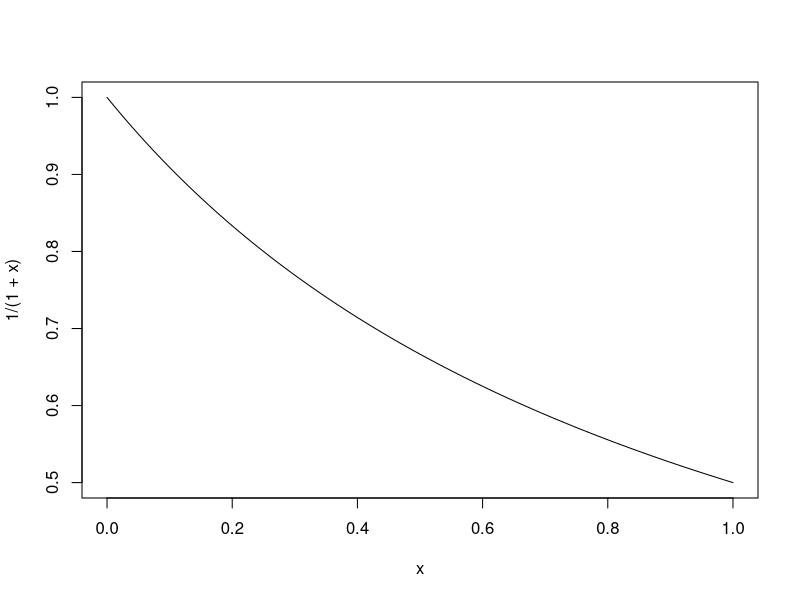
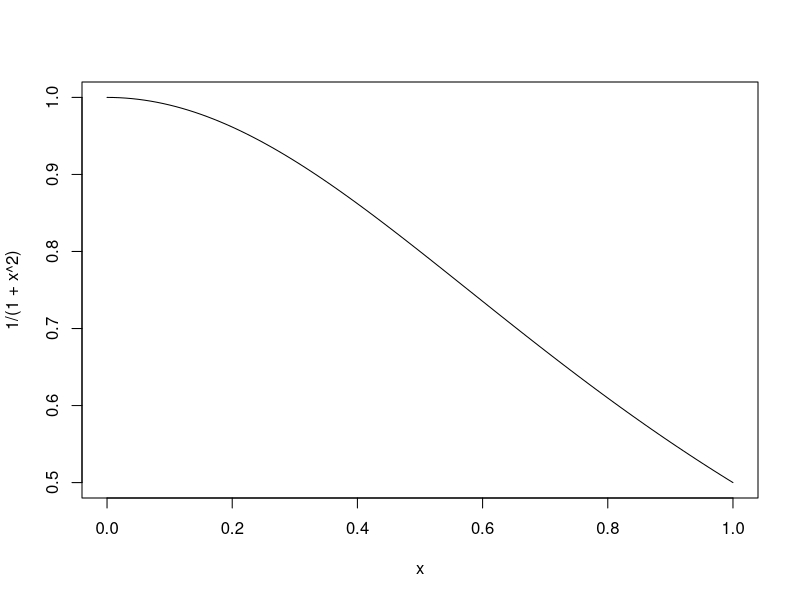
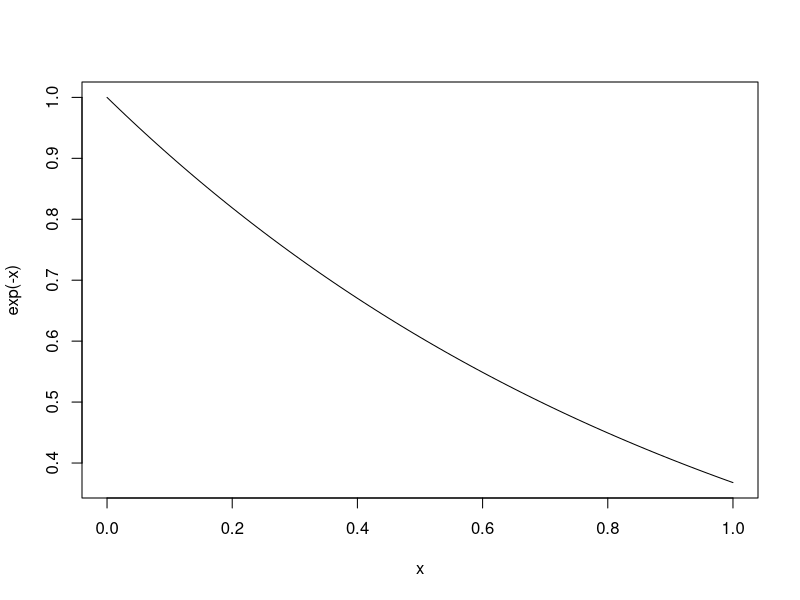
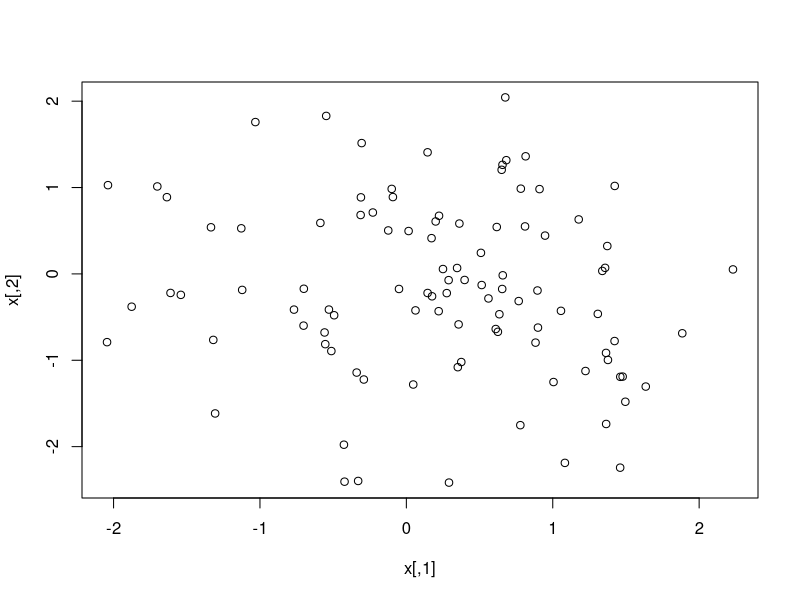

The R source for these figures, in order:
# Instance based Learning
#
# 새로운 데이터가 주어졌을 때 가장 가까운 k개 이웃의 정보로 새로운 데이터를 예측한다
#
# 사실 KNN은 학습이라고 할 만한 절차가 없다.
# 새로운 데이터가 생기면, 기존 데이터에서 이웃들을 뽑아 새로운 데이터를 분류한다.
#
# KNN을 모델로 별도로 구축하지 않는다는 뜻으로 게으른 모델이라고 부른다.
# 또는 Instance-based Learning이라고도 한다.
#
# Instance-based Learning 반의어 : model-based learning (모델을 구축함)
#
#


a <- matrix(c(8, 5, 3, 7, 3, 6, 7, 3), 4, 2, byrow=T)

knn_distance <- function(x, y){
    sqrt((a[,1] - x)^2 + (a[,2] - y)^2) # R Style Coding
}

knn_distance(6, 4)

# knn 의 장단점 
# k = 1인 경우, 나랑 가장 가까운 한명을 찾아서 나를 평가하겠다
# k = 1로 잡으면 못해도 에러율이 가장 이상적인 에러율의 두 배는 넘지 않는다.
#
# 데이터가 서로 너무 이질적인 경우에
# ex) 사람마다 굉장히 달라서 패턴을 찾기가 어려운데,
# knn을 돌리면 잘 돌아가는 경향이 있다
# 이 많은 사람들 중에서 같이 묶이진 않지만, 가장 가까운 사람을 보는 것은 괜찮다
# 1 nn 모델에 한해서는, 성능이 어느 정도는 보장된다.
#
# 최적 이웃의 수 k 를 어떻게 설정하는가?
# 거리척도를 어떻게 사용할 것인가?
# 
# knn 모델은 아무것도 안하고 있다가,
# 새로운 데이터가 닥치면 그 때 답을 내므로, 
# 답을 내는데까지 시간이 많이 거린다
#
# 즉각즉각 답을 내야 하는 경우에 관해서는 별로일 수 있다
#
##  K-NN의 특징
# 
# K-NN의 하이퍼파라메터는 탐색할 이웃 수(k) 와 이웃을 결정할 거리지표
# 지나치게 작은 k => 지나치게 데이터의 지역적 특성 반영
# 너무 큰 k => 부정확한 분류
#
##  Best K 찾기
# Greedy Algorithm 으로 적절 k를 찾음
#
# k를 순차적으로 증가시키면서 오류율을 점검
#
## 분류 방법
# K개의 이웃 중 어떤 class로 결정할 것인가?
# 다수결(majority voting): 이웃 데이터에서 다수결로 결정
# 즉 많은 클래스로 할당함
#
# 가중합(weighted voting)
# 거리가 가까운 이웃에 좀 더 가중치를 주어 class를 결정
# 이웃의 정보에 좀 더 가중치를 줌
# 1/(1+x), 1/(1 + x^2), exp(-x)등 x에 따라 거리가 줄어드는 방법을 사용
#
curve(1/(1+x))
curve(1/(1+x^2))
curve(exp(-x))
#
## Voting의 문제점
# 단순히 이웃의 class중 다수결로 결정하거나, 또는 거리에 따른 가중치를 준다고 하더라도
# 데이터가 근본적으로 class의 비중이 다르면 단순히 많은 쪽의 class를 선정하는 것이 옳은가?
# 예를 들어 제품의 불량을 탐지하고자 하면 양품 vs 불량의 비율은 불량이 훨씬 적을 것이다.
# 이 둘의 비율이 9:1 이라고하면
# 5-NN으로 5개를 선택했을 때 양품이 3, 불량이 2로 나왔다.
# 그러면 이를 이웃으로 갖는 제품은 양품인가? 불량인가?
#
## 정규화
# 거리기반 알고리즘은 변수의 정규화가 필수적임
# Km의 거리와 m의 거리는 스케일이 다르다. 이 경우 단위를 맞춰줘야 하는 것은 기본
# 
# 변수의 정규화 (feature scaling)
# X' = (X - Xmin) / (Xmax - Xmin)
# Xs = (X - mean) / (sd) 
#
#
## 거리
# Euclidean Distance
# Manhattan Distance
# Mahalanobis Distance : 변수 내 분산, 변수 간 공분산을 모두 반영하여 거리를 계산
# 두 변수의 상관관계를 고려하여 거리를 계산
#
# in R
# mahalanobis(x, center, cov, inverted = FALSE, ...)
# x : data
# center : mean vector
# cov : covariance matrix

x <- matrix(rnorm(100 * 2), ncol = 2)
plot(x)

Sx <- cov(x)
D2 <- mahalanobis(x, colMeans(x), Sx) # 센터로부터의 거리

y <- c(3, 4)
D <- mahalanobis(x, y, cov(x))